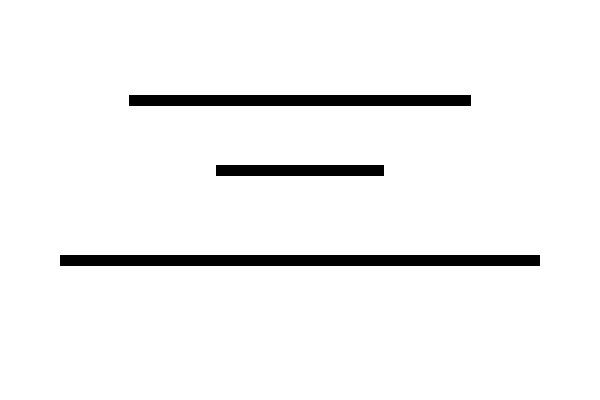
Frame 1 (no input)
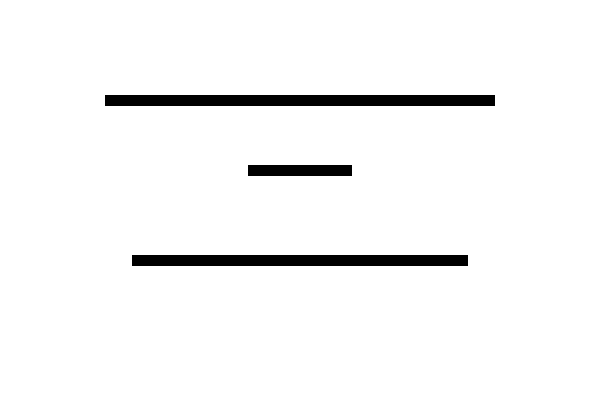
Frame 60 (the mouse pressed at the canvas centre just before this capture)
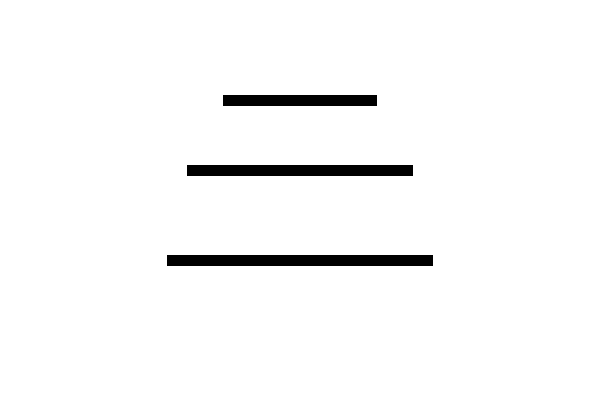
Frame 120 (the mouse held since frame 60 and released just before this capture)

The Processing sketch that drew these frames (run headless with seeded random() and noise(); from frame 60 on, the mouse is pressed at the canvas centre):

// Processing sketch: processing_118491
// ── processing_118491.pde

Ship ship1;
Ship ship2;
Ship ship3;
int StopNowYouDarnShip;
void setup(){
  size(600, 400); // 
  ship1 = new Ship(width/2, 100.0);
  ship2 = new Ship(width/2, 170.0);
  ship3 = new Ship(width/2, 260.0);
  frameRate(20);
}
void draw() {
  background(255);

  ship1.move(); 
  ship1.display();

  ship2.move();
  ship2.display();
  
  ship3.move();
  ship3.display();


if(abs(ship1.sizeX-ship3.sizeX) <= StopNowYouDarnShip){
  ship1.noMove = true;
  ship3.noMove = true;
  
}
if (abs(ship1.sizeX-ship2.sizeX) <= StopNowYouDarnShip){
  ship1.noMove = true;
  ship2.noMove = true;
}
if (abs(ship2.sizeX-ship3.sizeX) <= StopNowYouDarnShip){
  ship2.noMove = true;
  ship3.noMove = true;
}
}
class Ship {
  float low; 
  float high; 
  float sizeX;
  float sizeY;
  float posX;
  float posY;
  boolean noMove;
int x;
int y;



  Ship(float tPosX, float tPosY) { 
    low = 50;
    high = 500;
    posX = tPosX;
    posY = tPosY;
  }
  void move(){
    sizeX=random(low, high);
    sizeY=10;
      x = 4;
y = 7;
int diff = abs(x - y);
println(diff);
  }
  void display() {
    rectMode(CENTER);
    fill(0);
    rect(posX,posY,sizeX,sizeY);
  

println(ship1.sizeX);
println(ship2.sizeX);
println(ship3.sizeX);

  }
 

}
